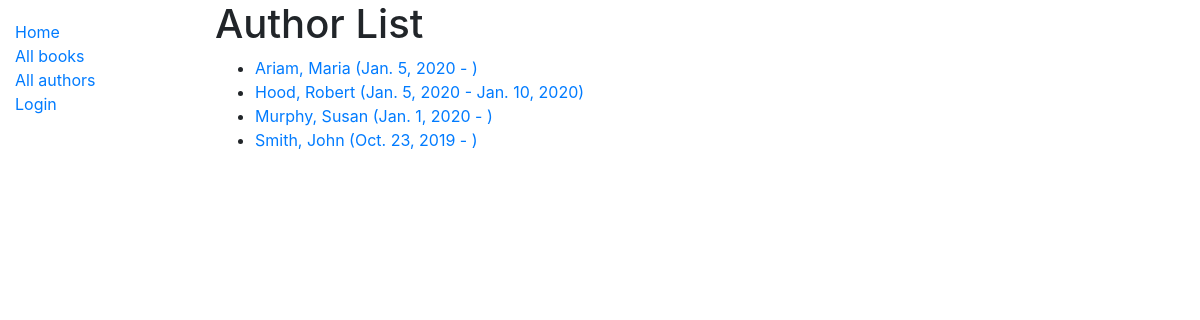
Screenshot of /catalog/authors/ with the database file from the repository.
### catalog/models.py (models this page shows)
class Author(models.Model):
    first_name = models.CharField(max_length=100)
    last_name = models.CharField(max_length=100)
    date_of_birth = models.DateField(null=True, blank=True)
    date_of_death = models.DateField('Died', null=True, blank=True)
    class Meta:
        ordering = ['last_name', 'first_name']
    def get_absolute_url(self):
        return reverse('author-detail', args=[str(self.id)])
    def __str__(self):
        return f'{self.last_name}, {self.first_name}'

### catalog/views.py (the view)
# urls.py: path('authors/', views.AuthorListView.as_view(), name='authors'),
class AuthorListView(generic.ListView):
    model = Author
    paginate_by = 10

### catalog/templates/catalog/author_list.html
{% extends "base_generic.html" %}
{% block content %}
  <h1>Author List</h1>
  {% if author_list %}
  <ul>
    {% for author in author_list %}
      <li>
        <a href="{{ author.get_absolute_url }}">
        {{ author }} ({{ author.date_of_birth }} - {% if author.date_of_death %}{{ author.date_of_death }}{% endif %})
        </a>
      </li>
    {% endfor %}
  </ul>
  {% else %}
    <p>There are no authors.</p>
  {% endif %}
{% endblock %}

### rows the page displays
Author: last_name+first_name "Ariam, Maria", date_of_birth "Jan. 5, 2020"
Author: last_name+first_name "Hood, Robert", date_of_birth "Jan. 5, 2020", date_of_death "Jan. 10, 2020"
Author: last_name+first_name "Murphy, Susan", date_of_birth "Jan. 1, 2020"
Author: last_name+first_name "Smith, John", date_of_birth "Oct. 23, 2019"
